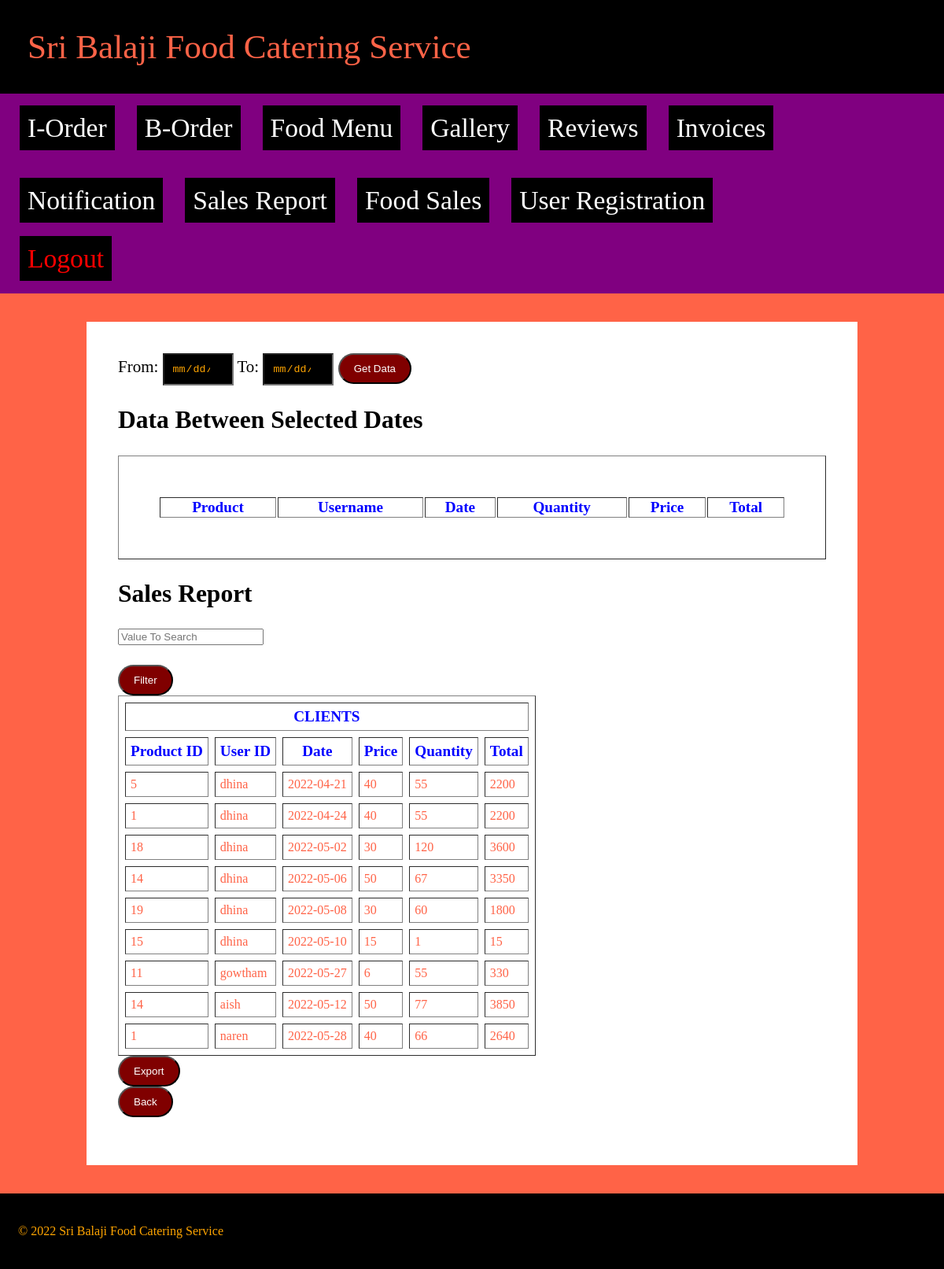
The app's page /admin/sales_report.php with its own data.
### tables this page shows
CREATE TABLE IF NOT EXISTS `addcart` (
  `id` bigint(12) NOT NULL AUTO_INCREMENT,
  `p_id` bigint(12) NOT NULL,
  `u_id` varchar(25) NOT NULL,
  `edate` varchar(10) NOT NULL,
  `price` bigint(12) NOT NULL,
  `qty` bigint(12) NOT NULL,
  `total` bigint(12) NOT NULL,
  PRIMARY KEY (`id`)
);

### admin/sales_report.php (the view, shortened to what this page needs)
<?php include "header.php"; ?>
<div class="content">
<div>
	<form method="POST">
		<label>From: </label><input type="date" name="from" style="width: 10%; padding: 10px; color: orange; background-color: black;">
		<label>To: </label><input type="date" name="to" style="width: 10%; padding: 10px; color: orange; background-color: black;">
		<input type="submit" value="Get Data" name="submit" class="button">
	</form>
</div>
<h2>Data Between Selected Dates</h2>
<div>
	<table border="1" align="center" style="width: 100%; padding: 50px; color: black; background-color: white;">
		<thead>
			<th>Product</th>
			<th>Username</th>
			<th>Date</th>
			<th>Quantity</th>
			<th>Price</th>
			<th>Total</th>
		</thead>
	</table>
</div>
<h2>Sales Report</h2>
	<?php include  "connect.php"; ?>
	<table border=1 cellpadding="6" cellspacing="8">
	<form action="data-filter-sales.php" method="post">
	<div class="input-group">
    <input type="text" name="valueToSearch" placeholder="Value To Search"></div><br>
    <div class="input-group"> <input class="button" type="submit" name="search" value="Filter"></div>
		<tr>
			 <th colspan="8">CLIENTS</th>
		</tr>
		<tr>
			<th>Product ID</th>
			<th>User ID</th>
			<th>Date</th>
			<th>Price</th>
			<th>Quantity</th>
			<th>Total</th>
		</tr>
		<?php
		$s = mysqli_query($con,"select * from addcart");
		while($r = mysqli_fetch_array($s))
		{
		?>
		<tr>
			<td><?php echo $r['p_id']; ?></td>
			<td><?php echo $r['u_id']; ?></td>
			<td><?php echo $r['edate']; ?></td>
			<td><?php echo $r['price']; ?></td>
			<td><?php echo $r['qty']; ?></td>
            <td><?php echo $r['total']; ?></td>
		<?php
		}
		?>
	</table>
	<div class="input-group">
                                <form method="post" action="export.php">
     <input type="submit" name="export" class="button" value="Export" /></form></div>
     <form action="after-login.php" method="post">    <div class="input-group">  <input type="submit" class="button" value="Back"></div>
 </form>
	</div>
<?php include "footer.php"; ?>

### admin/style2.css (style rules this page uses)
.content { background-color: white; font-size:21px; width: 75%; margin: 0 auto; padding: 40px; }
tr { color: tomato; }
th { color: blue; font-size: 1.2em; }

### admin/sales_report.php (style rules this page uses)
.button { display: inline-block; color:white; background-color: maroon; border-radius: 20px; padding: 10px 18px; transition: 300ms; }

### records on screen
addcart: p "5", u "dhina", edate "2022-04-21", price "40", qty "55", total "2200"
addcart: p "1", u "dhina", edate "2022-04-24", price "40", qty "55", total "2200"
addcart: p "18", u "dhina", edate "2022-05-02", price "30", qty "120", total "3600"
addcart: p "14", u "dhina", edate "2022-05-06", price "50", qty "67", total "3350"
addcart: p "19", u "dhina", edate "2022-05-08", price "30", qty "60", total "1800"
addcart: p "15", u "dhina", edate "2022-05-10", price "15", qty "1", total "15"
addcart: p "11", u "gowtham", edate "2022-05-27", price "6", qty "55", total "330"
addcart: p "14", u "aish", edate "2022-05-12", price "50", qty "77", total "3850"
addcart: p "1", u "naren", edate "2022-05-28", price "40", qty "66", total "2640"
